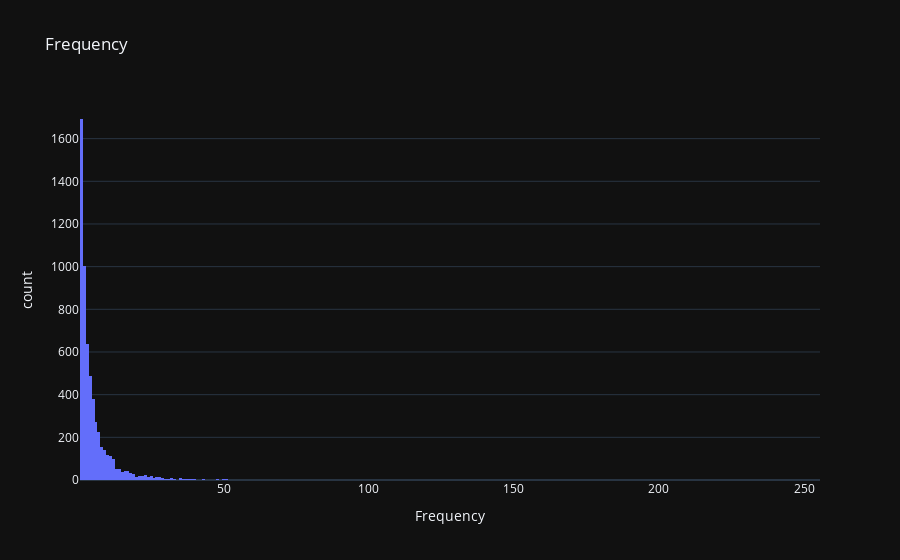

The notebook cell this image was saved under:
### Code cell
# Create a histogram of the Frequency column
px.histogram(rfm_df, x='Frequency', title='Frequency')

### Figure 1 — Plotly figure (JSON) as saved in the notebook; plotly's stock layout.template omitted (floating-point values rounded to 4 significant figures; data arrays with more than 128 entries replaced by an {"elided": "..."} marker saying what was removed)
{"data": [{"alignmentgroup": "True", "bingroup": "x", "hovertemplate": "Frequency=%{x}<br>count=%{y}<extra></extra>", "legendgroup": "", "marker": {"color": "#636efa", "pattern": {"shape": ""}}, "name": "", "offsetgroup": "", "orientation": "v", "showlegend": false, "x": {"elided": "5881 int values"}, "xaxis": "x", "yaxis": "y", "type": "histogram"}], "layout": {"xaxis": {"anchor": "y", "domain": [0.0, 1.0], "title": {"text": "Frequency"}}, "yaxis": {"anchor": "x", "domain": [0.0, 1.0], "title": {"text": "count"}}, "legend": {"tracegroupgap": 0}, "title": {"text": "Frequency"}, "barmode": "relative"}}
